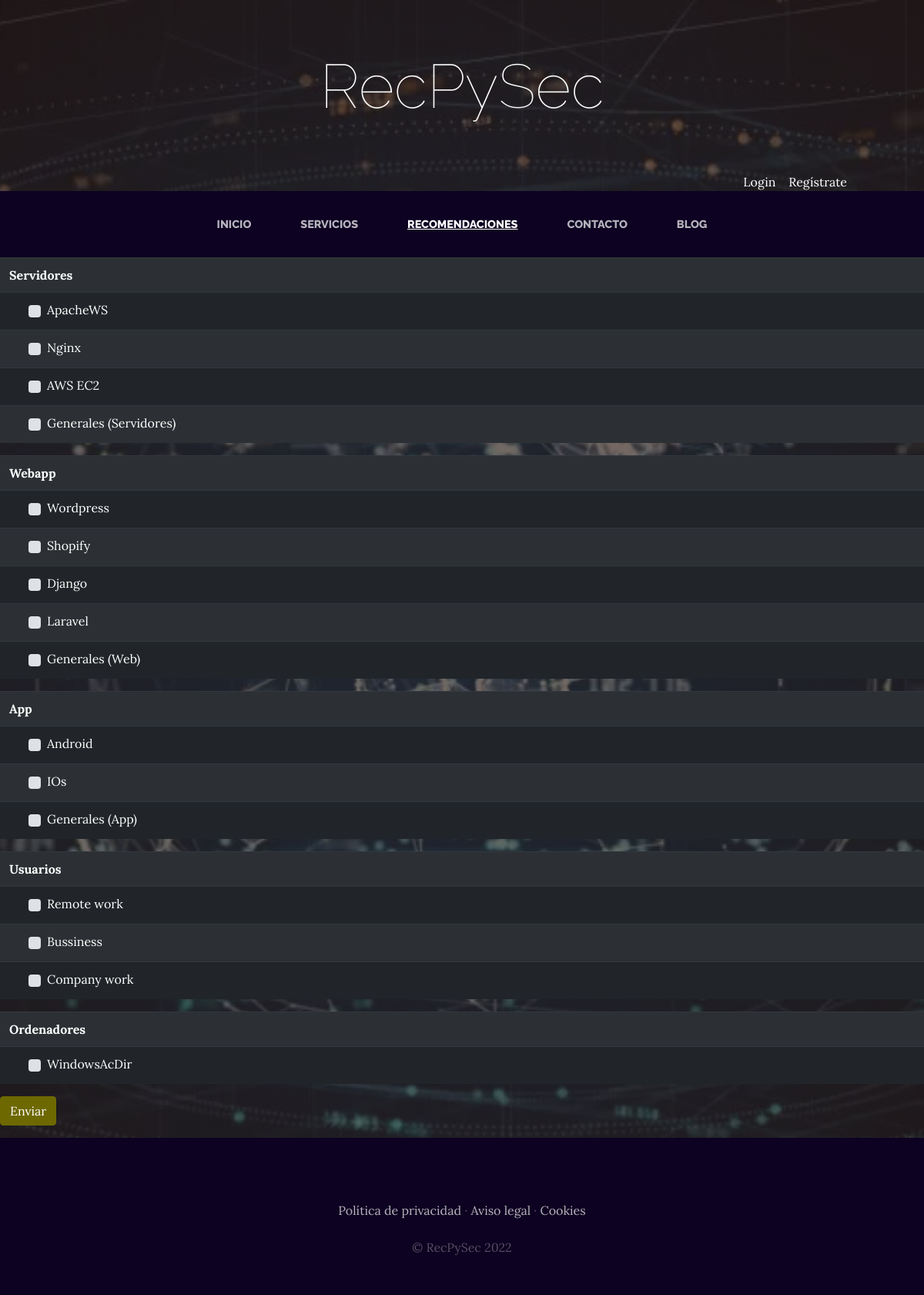
The app's page /recomendations/ with its own data.
### recomendaciones/models.py (models this page shows, shortened)
class Categoria(models.Model):
    nombre=models.CharField(max_length=50)
    created=models.DateTimeField(auto_now_add=True)
    updated=models.DateTimeField(auto_now_add=True)
    class Meta:
        verbose_name='categoria'
        verbose_name_plural='categorias'

class Principal(models.Model):
    nombre=models.CharField(max_length=50)
    categ=models.ForeignKey('Categoria', on_delete=models.CASCADE,null=True, blank=True)
    created=models.DateTimeField(auto_now_add=True)
    updated=models.DateTimeField(auto_now_add=True)
    class Meta:
        verbose_name='principal'
        verbose_name_plural='principales'

### recomendaciones/views.py (the view, shortened to what this page needs)
# urls.py: path('', views.recomendacion, name= 'recomendacion'),
def recomendacion(request):
    ctx={}
    cat = Categoria.objects.all()
    princ= Principal.objects.all()
    recom= Recomendacion.objects.all()
    cats=[]
    res=[]
    return render(request,'recomendaciones/recomendations.html',{"post":"No","cat":Categoria.objects.all(), "princ":Principal.objects.all()})

### recomendaciones/templates/recomendaciones/recomendations.html (shortened to what this page needs)
{% extends "ProyectoWebApp/base.html" %} {% load embed_video_tags %}
{% load static %}
{% block content %}
{% if post %}
<form action="/recomendations/" method="POST"> {% csrf_token %}
    {% for c in cat %}
    <table class="table table-striped table-dark">
        <tr>
            <th colspan="2">{{c.nombre}}</th>
        </tr>
        {%for p in princ %}
            {% if p.categ.nombre == c.nombre %}
            <tr>
                <td><div class="custom-control custom-checkbox" style="margin-left: 25px;">
                    <label class="custom-control-label" for="{{p.nombre}}">{{p.nombre}}</label>
                </div>
                </td>
            </tr>
            {% endif %}
        {% endfor %}
    </table>
    {% endfor %}
    <button type="submit" class="btn btn-success">Enviar</button>
   </form>
{% endif %}
{%endblock%}

### ProyectoWebApp/templates/ProyectoWebApp/base.html (shortened to what this page needs)
<html>
<head>
  {% load static %}
    <link href="{% static 'ProyectoWebApp/vendor/bootstrap/css/bootstrap.min.css' %}" rel="stylesheet">
    <link href="{% static 'ProyectoWebApp/css/gestion.css' %}" rel="stylesheet">
</head>
<body>
    <h1 class="site-heading text-center text-white d-none d-lg-block">
        <span class="site-heading-lower">RecPySec</span>
      </h1>
      <div style="text-align: right; margin-right: 100; color:white">
      {% if user.is_authenticated %}
      Hola {{user.username}} &nbsp;&nbsp; <a href="{% url 'cerrar_sesion' %}" style="color: white;">Cerrar sesión</a>
      {% else %}
      <a href="{% url 'login' %}" style="color: white;">Login</a> &nbsp;&nbsp; <a href="{% url 'Autenticacion' %}" style="color: white;">Regístrate</a>
      {% endif %}
      </div>
 <nav class="navbar navbar-expand-lg navbar-dark py-lg-4" id="mainNav">
    <div class="container">
      <div class="collapse navbar-collapse" id="navbarResponsive">
        <ul class="navbar-nav mx-auto">
          <li class="nav-item {% if request.path == '/' %} active {% endif %} px-lg-4">
            <a class="nav-link text-uppercase text-expanded" href="{% url 'Home' %}">Inicio</a>
          </li>
          <li class="nav-item {% if request.path == '/servicios/' %} active {% endif %} px-lg-4">
            <a class="nav-link text-uppercase text-expanded" href="{% url 'Servicios' %}">Servicios</a>
          </li>
          <li class="nav-item {% if request.path == '/recomendations/' %} active {% endif %} px-lg-4">
            <a class="nav-link text-uppercase text-expanded" href="{% url 'recomendacion' %}">Recomendaciones</a>
          </li>
          <li class="nav-item {% if request.path == '/contacto/' %} active {% endif %} px-lg-4">
            <a class="nav-link text-uppercase text-expanded" href="{% url 'Contacto' %}">Contacto</a>
          </li>
          <li class="nav-item {% if request.path|slice:':6' == '/blog/' %} active {% endif %} px-lg-4">
            <a class="nav-link text-uppercase text-expanded" href="{% url 'Blog' %}">Blog</a>
          </li>
        </ul>
      </div>
    </div>
  </nav>
{% block content%}
{% endblock %}
    <footer class="footer text-faded text-center py-5">
      <div class="container">
        <p class="m-0 mbt">
        	<a href="{% url 'Home' %}" class="link">Política de privacidad</a> ·
        	<a href="{% url 'Home' %}" class="link">Aviso legal</a> ·
        	<a href="{% url 'Home' %}" class="link">Cookies</a>
		</p>
        <p class="m-0 mbt1">&copy; RecPySec 2022</p>
      </div>
	</footer>
</body>
</html>

### ProyectoWebApp/static/ProyectoWebApp/css/gestion.css (style rules this page uses)
body { font-family: 'Lora'; background: linear-gradient(rgba(47, 23, 15, 0.65), rgba(47, 23, 15, 0.65)), url("../img/bg_main.jpg"); background-attachment: fixed; background-position: center; background-size: cover; }
h1, h2, h3, h4, h5, h6 { font-family: 'Raleway'; }
p { line-height: 1.75; }
.text-faded { color: rgba(255, 255, 255, 0.3); }
.site-heading { margin-top: 5rem; margin-bottom: 5rem; line-height: 1; font-family: 'Raleway'; }
.site-heading .site-heading-lower { font-size: 5rem; font-weight: 100; line-height: 4rem; }
#mainNav { background-color: #0D0221; font-family: 'Raleway'; }
#mainNav .navbar-nav .nav-item .nav-link { color: rgba(255, 255, 255, 0.7); font-weight: 800; }
#mainNav .navbar-nav .nav-item.active .nav-link { color: #ffffff; text-decoration: underline; }
@media (min-width: 992px) { #mainNav .navbar-nav .nav-item .nav-link { font-size: 0.9rem; } }
.footer { background-color: #0D0221; }
.btn { box-shadow: 0px 3px 3px 0px rgba(33, 37, 41, 0.1); }
.mbt { padding-top: 2rem; }
.mbt1 { padding-top: 1.25rem; }
a.link { color: rgba(255, 255, 255, 0.7); }

### records on screen
Categoria: nombre "Servidores"
Principal: nombre "ApacheWS"
Principal: nombre "Nginx"
Principal: nombre "AWS EC2"
Principal: nombre "Generales (Servidores)"
Categoria: nombre "Webapp"
Principal: nombre "Wordpress"
Principal: nombre "Shopify"
Principal: nombre "Django"
Principal: nombre "Laravel"
Principal: nombre "Generales (Web)"
Categoria: nombre "App"
Principal: nombre "Android"
Principal: nombre "IOs"
Principal: nombre "Generales (App)"
Categoria: nombre "Usuarios"
Principal: nombre "Remote work"
Principal: nombre "Bussiness"
Principal: nombre "Company work"
Categoria: nombre "Ordenadores"
Principal: nombre "WindowsAcDir"
